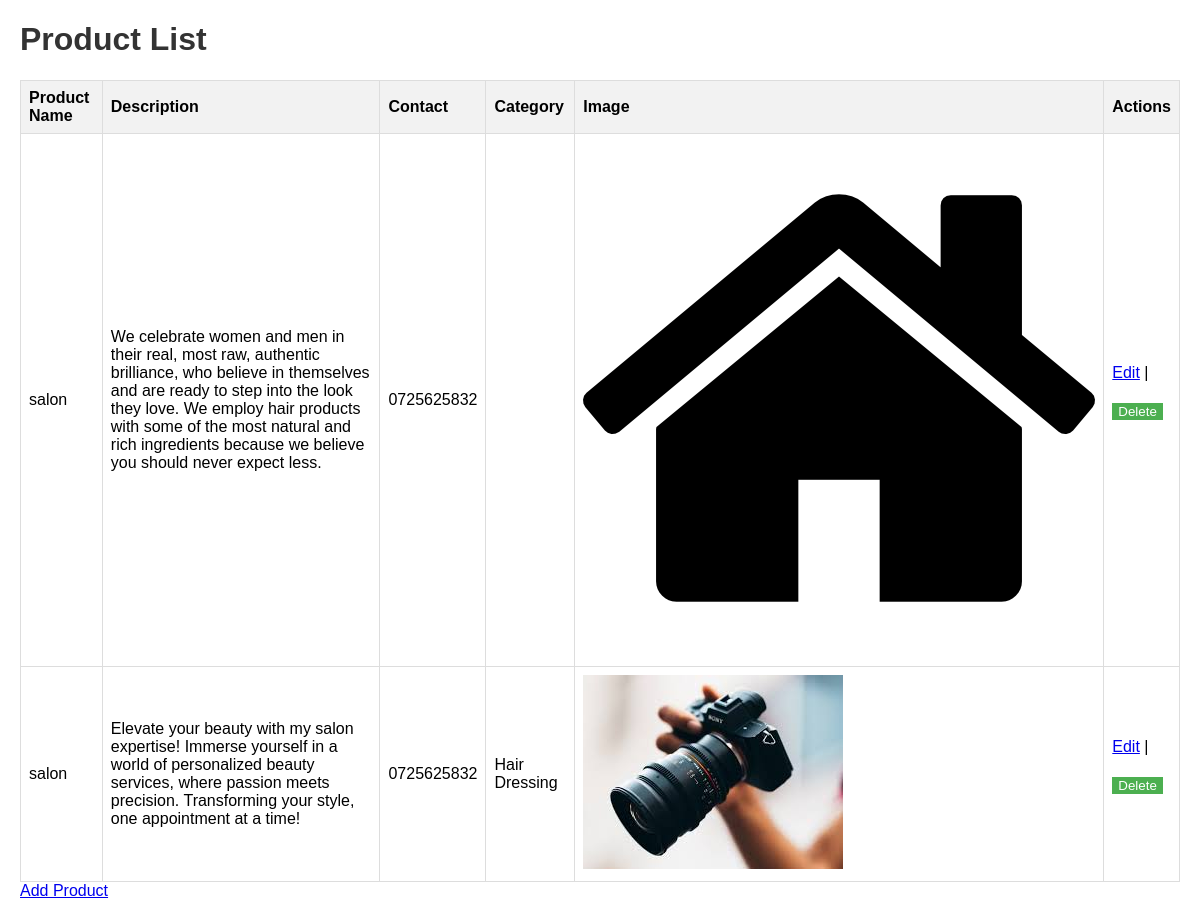
/fetch/products/2, run on the app's committed database.
### e_service/models/data.py (models this page shows, shortened)
class Product(db.Model):
    __tablename__ = 'product'
    pro_id = db.Column(db.Integer, primary_key=True)
    pro_name = db.Column(db.String(100), nullable=False)
    pro_dec = db.Column(db.String(300), nullable=False)
    pro_cont = db.Column(db.String(10), nullable=False)
    category_id = db.Column(db.Integer, db.ForeignKey('category.cat_id'), nullable=False)
    category = db.relationship('Category', backref=db.backref('product', lazy=True))
    filename = db.Column(db.String(255))

class Category(UserMixin, db.Model):
    __tablename__ = 'category'
    cat_id = db.Column(db.Integer, primary_key=True)
    category_name = db.Column(db.String(100), nullable=False)

### e_service/views/registration.py (the view)
@app.route('/fetch/products/<int:trader_id>')
def fetch_products(trader_id):
    trader = Trader.query.get_or_404(trader_id)
    products = trader.services.all()  # Assuming 'products' is the relationship name
    return render_template('product_list.html', products=products, trader=trader)

### e_service/views/login.py (called while the page is built)
@app.before_request
def before_request():
    if current_user.is_authenticated:
        current_user.last_seen = datetime.utcnow()
        db.session.commit()

### e_service/templates/product_list.html (shortened to what this page needs)
<!DOCTYPE html>
<html lang="en">
<head>
    <link rel="stylesheet" href="{{ url_for('static', filename='css/styles.css') }}">
</head>
<body>
    <h1>Product List</h1>
    <table>
        <thead>
            <tr>
                <th>Product Name</th>
                <th>Description</th>
                <th>Contact</th>
                <th>Category</th>
                <th>Image</th>
                <th>Actions</th>
            </tr>
        </thead>
        <tbody>
            {% for product in products %}
                <tr>
                    <td>{{ product.pro_name }}</td>
                    <td>{{ product.pro_dec }}</td>
                    <td>{{ product.pro_cont }}</td>
                    <td>{{ product.category.category_name }}</td>
                    <td><img src="{{ url_for('static', filename='uploads/' + product.filename) }}" alt="{{ product.pro_name }}"></td>
                    <td>
                        <a href="{{ url_for('edit_product', product_id=product.pro_id) }}">Edit</a>
                        |
                        <form method="post" action="{{ url_for('delete_product', product_id=product.pro_id) }}">
                            <button type="submit">Delete</button>
                        </form>
                    </td>
                </tr>
            {% endfor %}
        </tbody>
    </table>
    <a href="{{ url_for('register_product') }}">Add Product</a>
</body>
</html>

### e_service/static/css/styles.css (style rules this page uses)
body { font-family: 'Arial', sans-serif; margin: 20px; }
h1 { color: #333; }
table { width: 100%; border-collapse: collapse; margin-top: 20px; }
th, td { border: 1px solid #ddd; padding: 8px; text-align: left; }
th { background-color: #f2f2f2; }
form { margin-top: 20px; }
input, textarea, select, button { margin-bottom: 15px; }
button { background-color: #4CAF50; color: white; border: none; }

### data on the page
Product: pro_name "salon", pro_dec "We celebrate women and men in their real, most raw, authentic brilliance, who believe in themselves and are ready to step into the look they love. We employ hair products with some of the most natural and rich ingredients because we believe you should never expect less.", pro_cont "0725625832", filename (picture)
Product: pro_name "salon", pro_dec "Elevate your beauty with my salon expertise! Immerse yourself in a world of personalized beauty services, where passion meets precision. Transforming your style, one appointment at a time!", pro_cont "0725625832", category.category_name "Hair Dressing", filename (picture)
